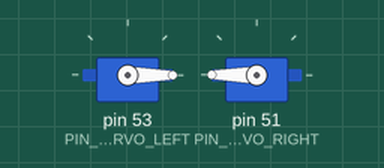
The sketch below on a simulated Arduino Mega 2560, built with avr-gcc and run on an emulated ATmega2560. Shown: 2 × servo.

Above: at 0.05 s.
At 9.05 s:
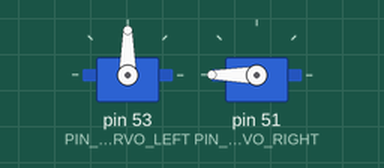
At 18.16 s:
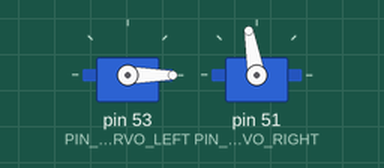
At 39.88 s:
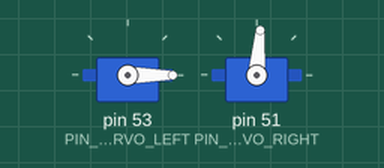
Timing chart, 0 to 40.0 s (numbered marks = the images above):
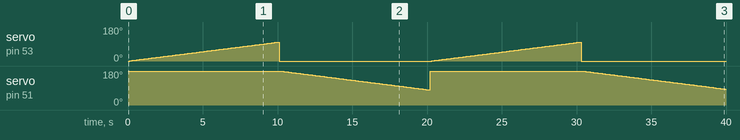

Measured:
- by itself, servo on pin 53 (PIN_SERVO_LEFT): ramps from 0° to 100° and jumps back, once every 20.2 s
- by itself, servo on pin 51 (PIN_SERVO_RIGHT): 180° → 179° at 10.2 s, → 178° 0.10 s later, → 177° 0.10 s later, → 176° 0.10 s later, … (197 changes in this stretch)

The sketch:

test_servo.ino
```cpp
#include <Servo.h>
#define PIN_SERVO_LEFT 53
#define PIN_SERVO_RIGHT 51

Servo servo_left;// создадим объект сервопривода
Servo servo_right;
int servo_init_left=0; // начальная позиция
int servo_init_right=180; // начальная позиция
int series=2;
int s=0;

void setup() {
  pinMode(PIN_SERVO_LEFT, OUTPUT);
  pinMode(PIN_SERVO_RIGHT, OUTPUT);
  digitalWrite(PIN_SERVO_LEFT,LOW);
  digitalWrite(PIN_SERVO_RIGHT,LOW);
  servo_left.attach(PIN_SERVO_LEFT);
  servo_right.attach(PIN_SERVO_RIGHT);

  servo_left.write(servo_init_left);
  servo_right.write(servo_init_right);
  // сервопривод на выводе 9
}

void loop() {

  while (s < series){
    for (int pos = 0; pos <= 100; pos += 1) { // от 0 до 180 градусов
      // шаг в один градус
      servo_left.write(pos);              // просим повернуться на позицию значения переменной 'pos'
      delay(100);                       // ждём 15ms для достижения позиции
    }
    servo_left.write(servo_init_left);

    for (int pos = 180; pos >= 80; pos -= 1) { // от 180 до 0 градусов
      servo_right.write(pos);              // просим повернуться на позицию значения переменной 'pos'
      delay(100);                       // ждём 15ms для достижения позиции
    }
    servo_right.write(servo_init_right);
    s+=1;
  }
}
```
